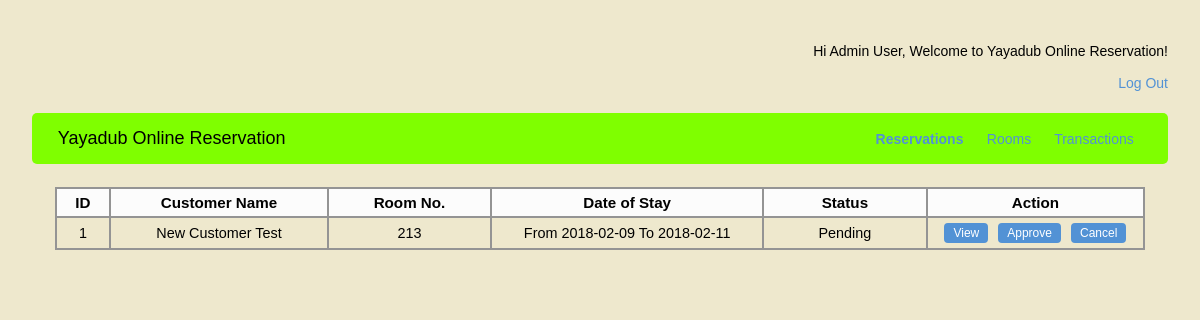
Screenshot of /admin/index.php (signed in) with the database file from the repository.
### tables this page shows
CREATE TABLE `reservations` (
  `id` int(11) NOT NULL,
  `customer_id` int(11) NOT NULL,
  `room_id` int(11) NOT NULL,
  `reservation_date` date NOT NULL,
  `start_date` datetime NOT NULL,
  `end_date` datetime NOT NULL,
  `room_rates` varchar(25) NOT NULL,
  `payment_term` varchar(50) NOT NULL,
  `bank_name` varchar(50) NOT NULL,
  `control_number` varchar(50) NOT NULL,
  `receipt_image` varchar(250) NOT NULL,
  `status` varchar(15) NOT NULL
);

CREATE TABLE `customers` (
  `id` int(11) NOT NULL,
  `user_id` int(11) NOT NULL,
  `firstname` varchar(25) NOT NULL,
  `lastname` varchar(25) NOT NULL,
  `middle_initial` varchar(5) NOT NULL,
  `email` varchar(50) NOT NULL,
  `contact_no` varchar(25) NOT NULL
);

CREATE TABLE `rooms` (
  `id` int(11) NOT NULL,
  `room_number` varchar(50) NOT NULL,
  `description` varchar(200) NOT NULL,
  `type` varchar(25) NOT NULL,
  `status` varchar(10) NOT NULL
);

### admin/index.php (the view, shortened to what this page needs)
<?php
include "../connection.php";
?>
<html>
    <head>
        <link rel="stylesheet" href="../style.css" type="text/css" />
    </head>
    <body>
        <form method="POST">
            <div class="welcome">
                <p align="right">
                    Hi <?php echo $_SESSION["username"]; ?>, Welcome to Yayadub Online Reservation!<br/><br/>
                    <a href="../logout.php">Log Out</a>
                </p>
            </div>
            <table class="nav">
            <tr>
                <td class="links title"><span onclick="window.location = 'index.php'">Yayadub Online Reservation</span></td>
                <td>
                    <table align="right" width="50%">
                    <tr>
                        <td class="links">
                            <a href="index.php"><b>Reservations</b></a>
                        </td>
                        <td class="links">
                            <a href="rooms.php">Rooms</a>
                        </td>
                        <td class="links">
                            <a href="transactions.php">Transactions</a>
                        </td>
                    </tr>
                    </table>
                </td>
            </tr>
            </table>
            <table class="tbl_RecordList" cellpadding="0" cellspacing="0">
                <tr style="background: #fcfcfc">
                    <th width='5%'>ID</th>
                    <th width='20%'>Customer Name</th>
                    <th width='15%'>Room No.</th>
                    <th width='25%'>Date of Stay</th>
                    <th width='15%'>Status</th>
                    <th width='20%'>Action</th>
                </tr>
            <?php
            $getReservations = mysqli_query($connection, "SELECT a.id as reservation_id, a.start_date, a.end_date, a.status, b.firstname, b.lastname, b.email, c.room_number, c.description FROM `reservations` as a INNER JOIN `customers` as b ON (a.customer_id = b.id) INNER JOIN `rooms` as c ON (a.room_id = c.id) WHERE a.status <> 'Completed'");
                if(mysqli_num_rows($getReservations) != 0){
                    while($fetchReservations = mysqli_fetch_array($getReservations)){
                        echo "<tr>";
                        echo "<td align='center'>". $fetchReservations["reservation_id"] ."</td>";
                        echo "<td align='center'>". $fetchReservations["firstname"] . ' ' . $fetchReservations["lastname"] ."</td>";
                        echo "<td align='center'>". $fetchReservations["room_number"] ."</td>";
                        echo "<td align='center'>From ". date('Y-m-d', strtotime($fetchReservations["start_date"])) . ' To ' . date('Y-m-d', strtotime($fetchReservations["end_date"])) ."</td>";
                        echo "<td align='center'>". $fetchReservations["status"] ."</td>";
                        echo "<td align='center'>";
                            echo "<input type='button' class='action' onclick='view(". $fetchReservations["reservation_id"] .")' value='View'>";
                            if($fetchReservations["status"] == "Pending"){
                                echo "<input type='button' class='action' onclick='approve(". $fetchReservations["reservation_id"] .")' value='Approve'>";
                            }
                            if($fetchReservations["status"] != "Cancelled" && $fetchReservations["status"] != "Approved"){
                                echo "<input type='button' class='action' onclick='cancel(". $fetchReservations["reservation_id"] .")' value='Cancel'>";
                            }
                        echo "</td>";
                        echo "</tr>";
                    }
                } else {
                    echo "<tr><td colspan='6'>No record found.</td></tr>";
                }
            ?>
            </table>
            <br/><br/>
        </form>
    </body>
</html>

### style.css (style rules this page uses)
body { background-color:#EEE8CD; font-family: "Gill Sans MT", Calibri, sans-serif, arial; padding:1% 2%; }
.welcome p { font-size:14px; margin: 2% 0; }
.welcome p a:link { text-decoration: none; color: #5292d5; }
.nav { width: 100%; text-align: center; background-color: #7FFF00; border-radius: 5px; padding: 1% 2%; margin-bottom: 2%; }
.nav .links { font-size: 14px; text-align: center; }
.nav .title { font-size: 18px; text-align: left; }
.nav .title span { cursor: pointer; }
.nav .links a:link, .forgot_password a:link, .signup a:link { text-decoration: none; color: #5292d5; margin-left: 10px; }
.tbl_RecordList { border: solid 1px #949494; width: 96%; margin: auto; padding: 0; }
.tbl_RecordList td { border: solid 1px #949494; font-size: 90%; padding: 5px; }
.tbl_RecordList td .action { background-color: #5292d5; color: #FFFFFF; display: inline-block; padding: 2px 8px; font-size: 12px; margin: 0 5px; text-align: center; vertical-align: middle; cursor: pointer; border: 1px solid transparent; border-radius: 4px; }
.tbl_RecordList th { border: solid 1px #949494; font-weight: 700; padding: 5px; font-size: 95%; color: #010101 }
html body { background: url(yayadub.jpg) no - repeat center center fixed; -webkit-background-size: cover; -moz-background-size: cover; -o-background-size: cover; background-size: cover; }

### rows the page displays
reservations: id "1", customer.firstname "New Customer", customer.lastname "Test", room.room_number "213", start_date "2018-02-09", end_date "2018-02-11", status "Pending"

### other values shown
$_SESSION["username"] "Admin User"
